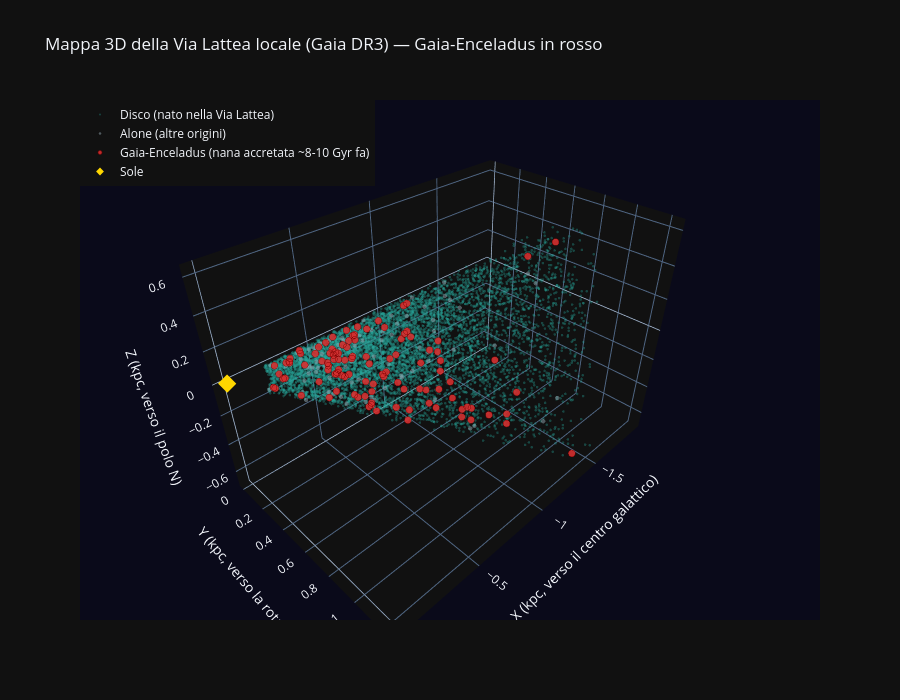

Notebook code cell kept with this figure:
### Markdown cell above
---
# PARTE F — La mappa 3D interattiva

Infine, la mappa 3D della Via Lattea locale. Ogni punto è una stella reale, alla sua
posizione galattica (X, Y, Z), colorata per popolazione. **Gaia-Enceladus è evidenziata**:
è il relitto della galassia nana, sparso attorno a noi.

Generiamo due versioni:
1. **Plotly nel notebook** — ruota e ingrandisci col mouse.
2. **Pagina HTML autonoma** (`Images/mappa_3d_gaia.html`) — apribile nel browser e
   condivisibile, senza Jupyter.

### Code cell
if not PLOTLY:
    print('plotly non installato: pip install plotly'); raise SystemExit

# Sottocampioniamo il disco per non appesantire la scena (l'alone lo teniamo tutto)
disk_plot = disk.sample(min(8000, len(disk)), random_state=42)
halo_plot = stars[(stars.v_tot > 180) & (stars.mh_gspphot < -0.9)]

fig3d = go.Figure()

# disco (sfondo, semitrasparente)
fig3d.add_trace(go.Scatter3d(
    x=disk_plot.X, y=disk_plot.Y, z=disk_plot.Z, mode='markers',
    marker=dict(size=1.5, color='#26A69A', opacity=0.35),
    name='Disco (nato nella Via Lattea)'))

# alone generico
other_halo = halo_plot[~halo_plot.source_id.isin(enceladus.source_id)]
fig3d.add_trace(go.Scatter3d(
    x=other_halo.X, y=other_halo.Y, z=other_halo.Z, mode='markers',
    marker=dict(size=2.5, color='#90A4AE', opacity=0.5),
    name='Alone (altre origini)'))

# Gaia-Enceladus, in evidenza
fig3d.add_trace(go.Scatter3d(
    x=enceladus.X, y=enceladus.Y, z=enceladus.Z, mode='markers',
    marker=dict(size=4, color='#D32F2F', opacity=0.9,
                line=dict(width=0.5, color='#7F0000')),
    name='Gaia-Enceladus (nana accretata ~8-10 Gyr fa)'))

# il Sole all'origine
fig3d.add_trace(go.Scatter3d(x=[0], y=[0], z=[0], mode='markers',
    marker=dict(size=6, color='gold', symbol='diamond'), name='Sole'))

fig3d.update_layout(
    title='Mappa 3D della Via Lattea locale (Gaia DR3) — Gaia-Enceladus in rosso',
    scene=dict(xaxis_title='X (kpc, verso il centro galattico)',
               yaxis_title='Y (kpc, verso la rotazione)',
               zaxis_title='Z (kpc, verso il polo N)',
               aspectmode='data', bgcolor='#0a0a1a'),
    template='plotly_dark', height=700, legend=dict(x=0, y=1))

fig3d.show()

# --- versione HTML autonoma, condivisibile ---
out_html = IMG_DIR / 'mappa_3d_gaia.html'
out_html.parent.mkdir(exist_ok=True)
fig3d.write_html(str(out_html), include_plotlyjs='cdn')
print('Mappa 3D interattiva salvata in: %s' % out_html)
print('(apribile nel browser, condivisibile senza Jupyter)')
